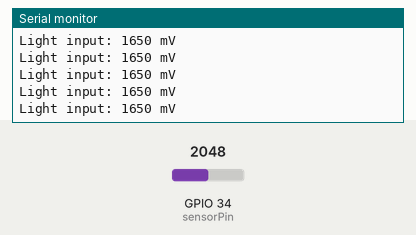
Bench run of a sketch on a simulated ESP32. Shown: the last lines printed to the serial monitor. The inputs (shaded band) are chosen by the test bench; at power-on: GPIO 34 (sensorPin) = 2048.

Above: at 1.2 s.
1.3 s: GPIO 34 (sensorPin) set to 2866
At 1.69 s:
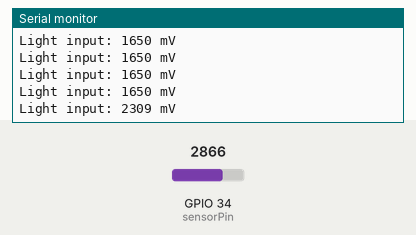
2.8 s: GPIO 34 (sensorPin) set to 3603
At 2.94 s:
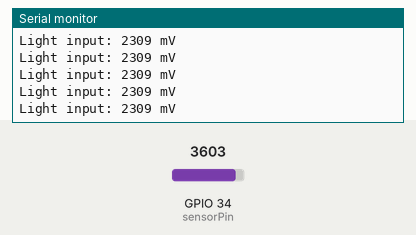
Timing chart, 0 to 5.8 s (numbered marks = the images above; inputs shaded):
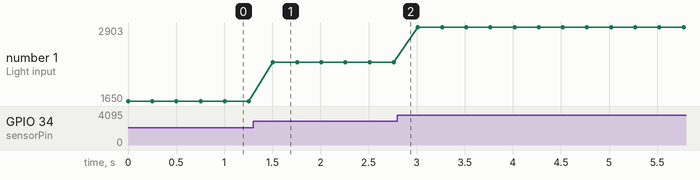

The sketch:

light_intensity_monitor.ino
```cpp
#include <Arduino.h>

constexpr uint8_t sensorPin = 34;
constexpr uint8_t sampleCount = 8;

void setup() {
  Serial.begin(115200);
  analogSetPinAttenuation(sensorPin, ADC_11db);
}

void loop() {
  uint32_t totalMv = 0;
  for (uint8_t sample = 0; sample < sampleCount; sample++) {
    totalMv += analogReadMilliVolts(sensorPin);
  }
  const uint32_t averageMv = totalMv / sampleCount;
  Serial.printf("Light input: %lu mV\n", static_cast<unsigned long>(averageMv));
  delay(250);
}
```

Measured:
- after the input at 1.3 s, the serial monitor: prints a new line after 0.21 s (image 1)
- plotted number 1: 1650 → 2309 after the input at 1.3 s, 2309 → 2903 after the input at 2.8 s
